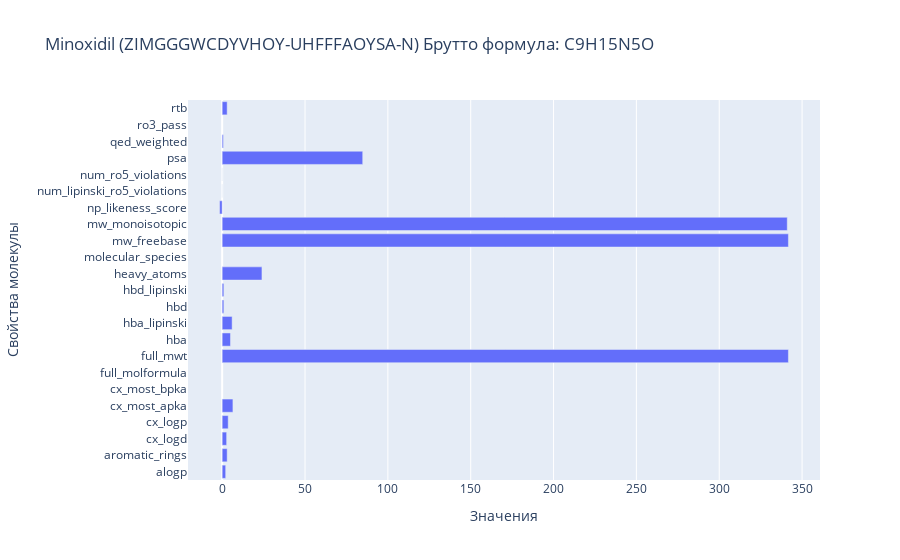

Source (notebook cell):
### Code cell
# Пример вызова функции для Minoxidil
properties_json_path = 'C:/Users/annav/OneDrive/Desktop/test_in_silico_pharmacology/drug_data/Minoxidil/molecule_properties.json'
image_path = 'C:/Users/annav/OneDrive/Desktop/test_in_silico_pharmacology/drug_data/Minoxidil/molecule.png'
info_file_path = 'C:/Users/annav/OneDrive/Desktop/test_in_silico_pharmacology/drug_data/Minoxidil/info.txt'
mechanism_file_path = 'C:/Users/annav/OneDrive/Desktop/test_in_silico_pharmacology/drug_data/Minoxidil/mechanism.txt'

visualize_data_interactive(properties_json_path, image_path, info_file_path, mechanism_file_path)

### Figure 1 — Plotly figure (JSON) as saved in the notebook; plotly's stock layout.template omitted (floating-point values rounded to 4 significant figures)
{"data": [{"alignmentgroup": "True", "hovertemplate": "Value=%{x}<br>Property=%{y}<extra></extra>", "legendgroup": "", "marker": {"color": "#636efa", "pattern": {"shape": ""}}, "name": "", "offsetgroup": "", "orientation": "h", "showlegend": false, "textposition": "auto", "type": "bar", "x": [2.11, 3, 2.69, 3.63, 6.48, null, null, 341.8, 5, 6, 1, 1, 24, null, 341.8, 341.1, -1.56, 0, 0, 84.82, 0.74, null, 3], "xaxis": "x", "y": ["alogp", "aromatic_rings", "cx_logd", "cx_logp", "cx_most_apka", "cx_most_bpka", "full_molformula", "full_mwt", "hba", "hba_lipinski", "hbd", "hbd_lipinski", "heavy_atoms", "molecular_species", "mw_freebase", "mw_monoisotopic", "np_likeness_score", "num_lipinski_ro5_violations", "num_ro5_violations", "psa", "qed_weighted", "ro3_pass", "rtb"], "yaxis": "y"}], "layout": {"barmode": "relative", "legend": {"tracegroupgap": 0}, "title": {"text": "Minoxidil (ZIMGGGWCDYVHOY-UHFFFAOYSA-N)\nБрутто формула: C9H15N5O"}, "xaxis": {"anchor": "y", "domain": [0, 1], "title": {"text": "Значения"}}, "yaxis": {"anchor": "x", "domain": [0, 1], "title": {"text": "Свойства молекулы"}}}}
